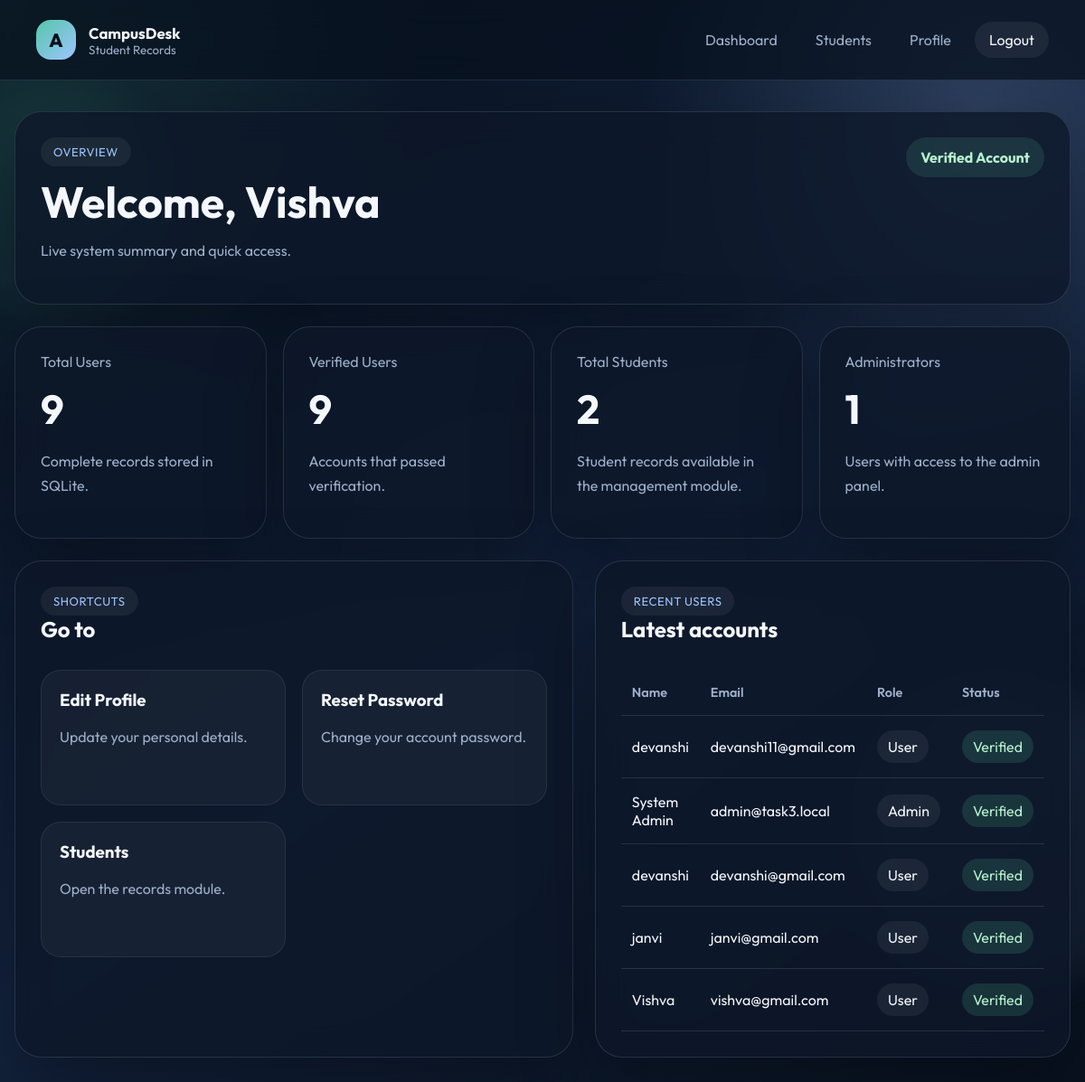
/dashboard (signed in), run on an earlier commit of the app's database.
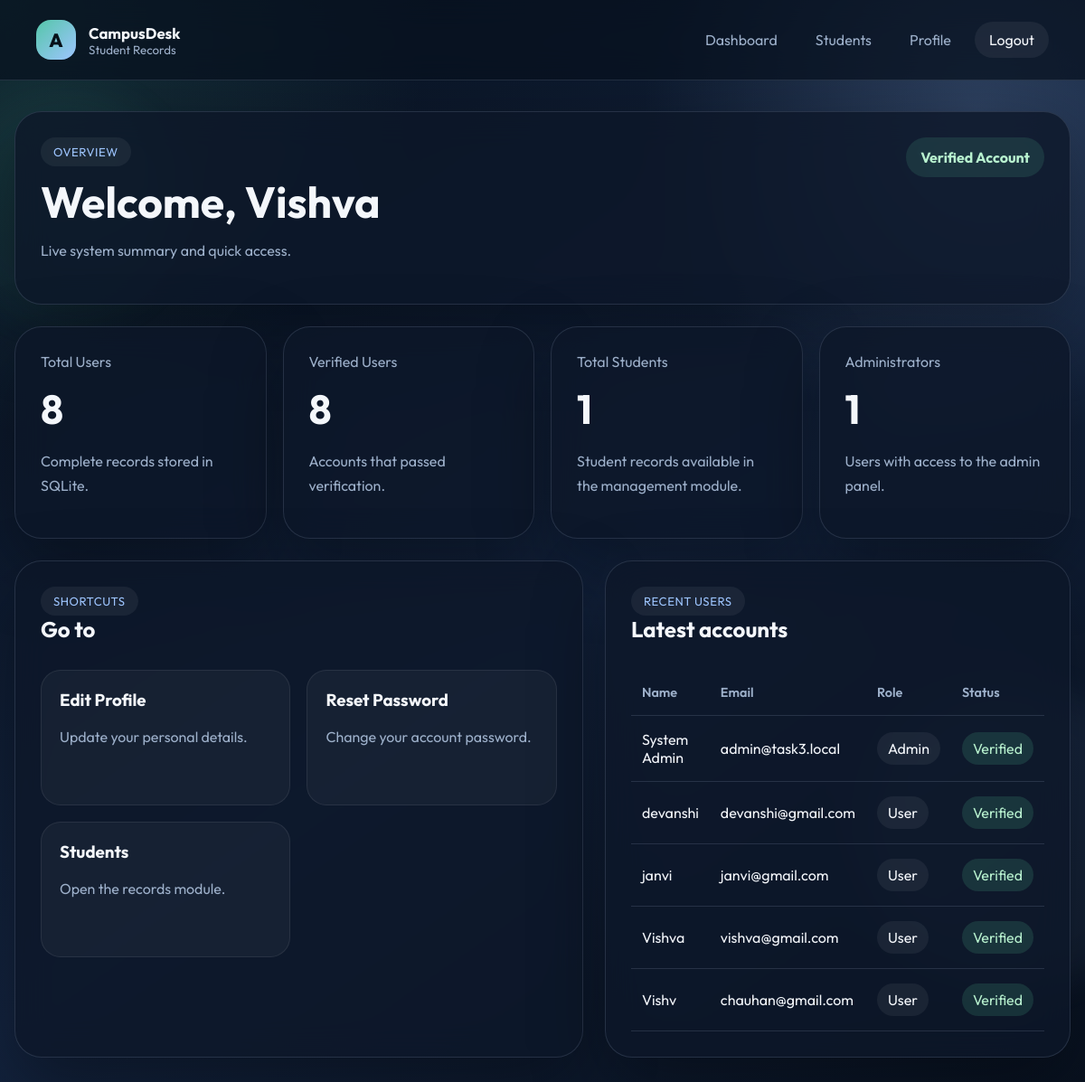
And on a later commit of the database.
### tables this page shows
CREATE TABLE users (
        id INTEGER PRIMARY KEY AUTOINCREMENT,
        name TEXT,
        email TEXT UNIQUE,
        password TEXT,
        role TEXT DEFAULT 'user',
        is_verified BOOLEAN DEFAULT FALSE
    , created_at TEXT);

### app.py (the view)
@app.route("/dashboard")
@login_required
def dashboard():
    db = get_db()
    user_count = db.execute("SELECT COUNT(*) AS total FROM users").fetchone()["total"]
    verified_count = db.execute(
        "SELECT COUNT(*) AS total FROM users WHERE is_verified = 1"
    ).fetchone()["total"]
    student_count = db.execute("SELECT COUNT(*) AS total FROM students").fetchone()["total"]
    recent_users = db.execute(
        """
        SELECT name, email, role, is_verified, created_at
        FROM users
        ORDER BY datetime(created_at) DESC, id DESC
        LIMIT 5
        """
    ).fetchall()
    return render_template(
        "dashboard.html",
        stats={
            "user_count": user_count,
            "verified_count": verified_count,
            "student_count": student_count,
            "admin_count": db.execute(
                "SELECT COUNT(*) AS total FROM users WHERE role = 'admin'"
            ).fetchone()["total"],
        },
        recent_users=recent_users,
    )

### app.py (called while the page is built)
def get_db():
    if "db" not in g:
        g.db = sqlite3.connect(app.config["DATABASE"])
        g.db.row_factory = sqlite3.Row
    return g.db

def login_required(view):
    @wraps(view)
    def wrapped_view(*args, **kwargs):
        if "user_id" not in session:
            flash("Please log in to continue.", "warning")
            return redirect(url_for("login"))
        return view(*args, **kwargs)
    return wrapped_view

@app.before_request
def load_logged_in_user():
    g.current_user = None
    user_id = session.get("user_id")
    if user_id:
        g.current_user = get_db().execute(
            "SELECT * FROM users WHERE id = ?", (user_id,)
        ).fetchone()
        if g.current_user is None:
            session.clear()

@app.context_processor
def inject_now():
    return {"now": datetime.now()}

### templates/dashboard.html (shortened to what this page needs)
{% extends "base.html" %}
{% block content %}
<section class="dashboard-layout">
  <div class="panel hero-dashboard">
    <div>
      <span class="eyebrow">Overview</span>
      <h1>Welcome, {{ session.get("user_name") }}</h1>
      <p>Live system summary and quick access.</p>
    </div>
    <div class="status-badge {% if g.current_user.is_verified %}verified{% else %}pending{% endif %}">
      {% if g.current_user.is_verified %}Verified Account{% else %}Pending Verification{% endif %}
    </div>
  </div>
  <div class="stats-grid">
    <article class="panel stat-card">
      <span>Total Users</span>
      <strong>{{ stats.user_count }}</strong>
      <p>Complete records stored in SQLite.</p>
    </article>
    <article class="panel stat-card">
      <span>Verified Users</span>
      <strong>{{ stats.verified_count }}</strong>
      <p>Accounts that passed verification.</p>
    </article>
    <article class="panel stat-card">
      <span>Total Students</span>
      <strong>{{ stats.student_count }}</strong>
      <p>Student records available in the management module.</p>
    </article>
    <article class="panel stat-card">
      <span>Administrators</span>
      <strong>{{ stats.admin_count }}</strong>
      <p>Users with access to the admin panel.</p>
    </article>
  </div>
  <div class="dashboard-grid">
    <section class="panel">
      <div class="panel-header">
        <div>
          <span class="eyebrow">Shortcuts</span>
          <h2>Go to</h2>
        </div>
      </div>
      <div class="action-grid">
        <a href="{{ url_for('profile') }}" class="action-card">
          <h3>Edit Profile</h3>
          <p>Update your personal details.</p>
        </a>
        <a href="{{ url_for('reset') }}" class="action-card">
          <h3>Reset Password</h3>
          <p>Change your account password.</p>
        </a>
        <a href="{{ url_for('students') }}" class="action-card">
          <h3>Students</h3>
          <p>Open the records module.</p>
        </a>
      </div>
    </section>
    <section class="panel">
      <div class="panel-header">
        <div>
          <span class="eyebrow">Recent Users</span>
          <h2>Latest accounts</h2>
        </div>
      </div>
      <div class="table-wrapper">
        <table class="data-table">
          <thead>
            <tr>
              <th>Name</th>
              <th>Email</th>
              <th>Role</th>
              <th>Status</th>
            </tr>
          </thead>
          <tbody>
            {% for user in recent_users %}
            <tr>
              <td>{{ user.name }}</td>
              <td>{{ user.email }}</td>
              <td><span class="pill">{{ user.role|capitalize }}</span></td>
              <td>
                <span class="pill {% if user.is_verified %}pill-success{% else %}pill-warning{% endif %}">
                  {% if user.is_verified %}Verified{% else %}Pending{% endif %}
                </span>
              </td>
            </tr>
            {% endfor %}
          </tbody>
        </table>
      </div>
    </section>
  </div>
</section>
{% endblock %}

What changed in the data, as far as the page shows it:
removed users: name "devanshi", email "devanshi11@gmail.com", role "User", is_verified "Verified"
now on this page (row unchanged): users: name "Vishv", email "chauhan@gmail.com", role "User", is_verified "Verified"
Also different on the page:
{{ stats.user_count }}: "9" → "8"
{{ stats.verified_count }}: "9" → "8"
{{ stats.student_count }}: "2" → "1"
